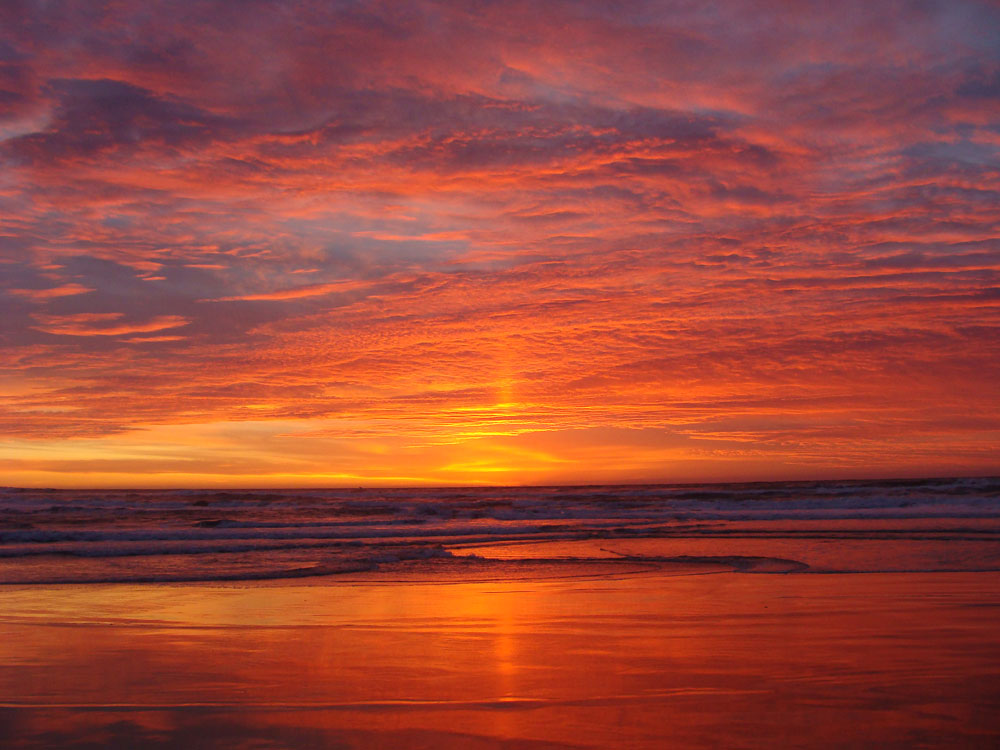
#> input picture Example/Advanced/ocean_sunset.jpg, 1000 x 750 px
$ python fast-color-transfer-images.py
#> lines starting #> are read from the running program, lines starting #| are printed output that depends on the picture
import cv2
import numpy as np


def color_transfer(source, target):
	# convert the images from the RGB to L*ab* color space, being
	# sure to utilizing the floating point data type (note: OpenCV
	# expects floats to be 32-bit, so use that instead of 64-bit)
	source = cv2.cvtColor(source, cv2.COLOR_BGR2LAB).astype("float32")
	target = cv2.cvtColor(target, cv2.COLOR_BGR2LAB).astype("float32")
	# compute color statistics for the source and target images
	(lMeanSrc, lStdSrc, aMeanSrc, aStdSrc, bMeanSrc, bStdSrc) = image_stats(source)
	(lMeanTar, lStdTar, aMeanTar, aStdTar, bMeanTar, bStdTar) = image_stats(target)

	# subtract the means from the target image
	(l, a, b) = cv2.split(target)
	l -= lMeanTar
	a -= aMeanTar
	b -= bMeanTar

	# scale by the standard deviations
	l = (lStdTar / lStdSrc) * l
	a = (aStdTar / aStdSrc) * a
	b = (bStdTar / bStdSrc) * b

	# add in the source mean
	l += lMeanSrc
	a += aMeanSrc
	b += bMeanSrc

	# clip the pixel intensities to [0, 255] if they fall outside
	# this range
	l = np.clip(l, 0, 255)
	a = np.clip(a, 0, 255)
	b = np.clip(b, 0, 255)

	# merge the channels together and convert back to the RGB color
	# space, being sure to utilize the 8-bit unsigned integer data
	# type
	transfer = cv2.merge([l, a, b])
	transfer = cv2.cvtColor(transfer.astype("uint8"), cv2.COLOR_LAB2BGR)

	# return the color transferred image
	return transfer


def image_stats(image):
	# compute the mean and standard deviation of each channel
	(l, a, b) = cv2.split(image)
	(lMean, lStd) = (l.mean(), l.std())
	(aMean, aStd) = (a.mean(), a.std())
	(bMean, bStd) = (b.mean(), b.std())

	# return the color statistics
	return (lMean, lStd, aMean, aStd, bMean, bStd)


srcImg = cv2.imread('ocean_sunset.jpg')
#> srcImg is the input picture: shape (750, 1000, 3); mean B, G, R 57, 70.1, 152.7
trgImg = cv2.imread('ocean_day.jpg')
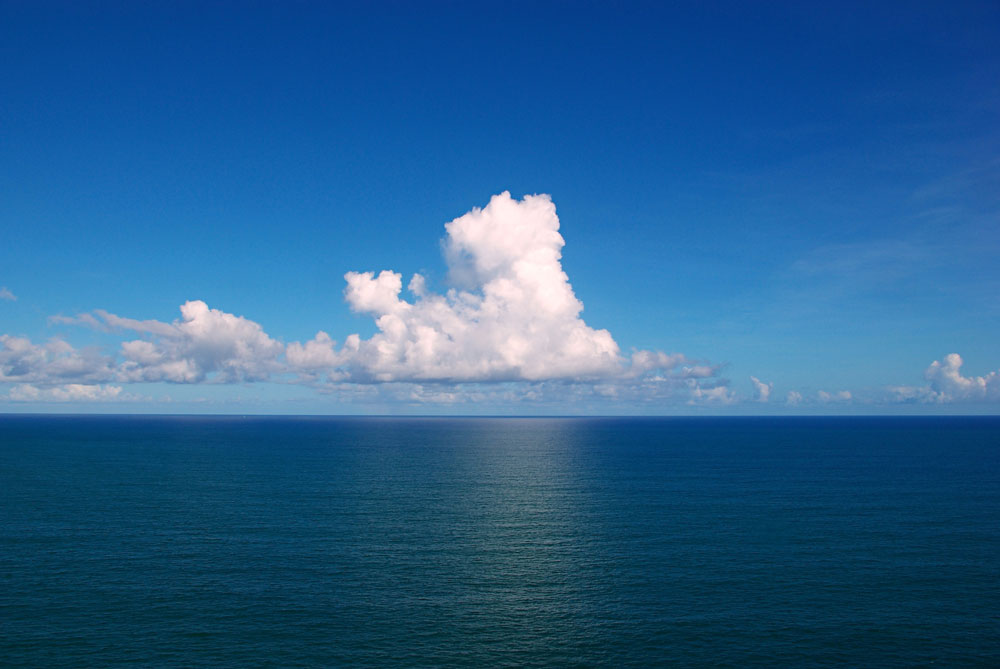
#> input picture Example/Advanced/ocean_day.jpg, 1000 x 669 px
#> trgImg is the input picture: shape (669, 1000, 3); mean B, G, R 143.2, 96.6, 41.3
srcImg = cv2.resize(srcImg,(400,500))
#> srcImg: shape (500, 400, 3)
trgImg = cv2.resize(trgImg,(400,500))
#> trgImg: shape (500, 400, 3)

transferImg = color_transfer(srcImg,trgImg)
#> in color_transfer, `target = cv2.cvtColor(target, cv2.COLOR_BGR2LAB).astype("float32")`:
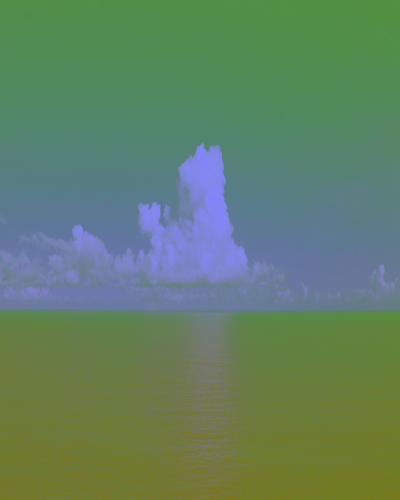
#> target: shape (500, 400, 3) float32; mean of channels 0, 1, 2 100.4, 128.5, 97.7; drawn as B, G, R
#> in image_stats, `(lMean, lStd) = (l.mean(), l.std())`: lMean = 103; lStd = 35.56
#> in image_stats, `(aMean, aStd) = (a.mean(), a.std())`: aMean = 161.5; aStd = 11.72
#> in image_stats, `(bMean, bStd) = (b.mean(), b.std())`: bMean = 151.4; bStd = 21.08
#> in color_transfer, `(lMeanSrc, lStdSrc, aMeanSrc, aStdSrc, bMeanSrc, bStdSrc) = image_stat..`: lMeanSrc = 103; lStdSrc = 35.56; aMeanSrc = 161.5; aStdSrc = 11.72; bMeanSrc = 151.4; bStdSrc = 21.08
#> in image_stats (call 2), `(l, a, b) = cv2.split(image)`:
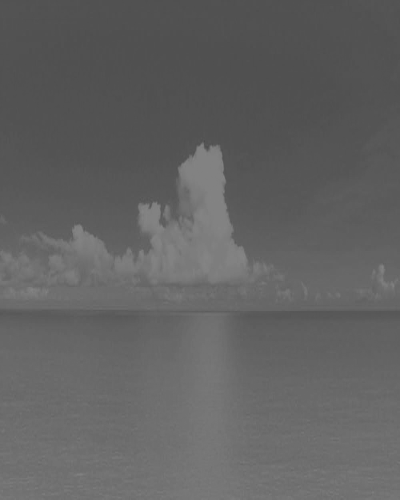
#> b: shape (500, 400) float32; min 75, max 133, mean 97.7
#> in image_stats (call 2), `(lMean, lStd) = (l.mean(), l.std())`: lMean = 100.4; lStd = 44.91
#> in image_stats (call 2), `(aMean, aStd) = (a.mean(), a.std())`: aMean = 128.5; aStd = 7.66
#> in image_stats (call 2), `(bMean, bStd) = (b.mean(), b.std())`: bMean = 97.71; bStd = 14.02
#> in color_transfer, `(lMeanTar, lStdTar, aMeanTar, aStdTar, bMeanTar, bStdTar) = image_stat..`: lMeanTar = 100.4; lStdTar = 44.91; aMeanTar = 128.5; aStdTar = 7.66; bMeanTar = 97.71; bStdTar = 14.02
#> in color_transfer, `a -= aMeanTar`:
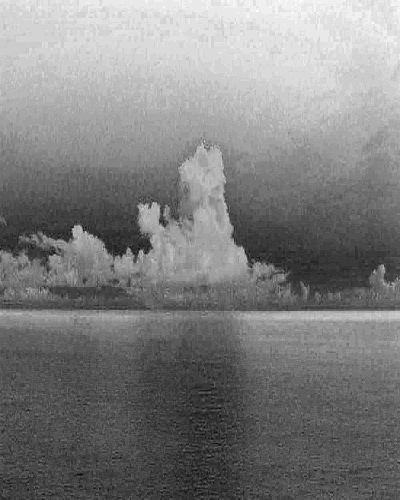
#> a: shape (500, 400) float32; min -17.53, max 17.47, mean -9.24e-06; drawn with min black and max white
#> in color_transfer, `b += bMeanSrc`:
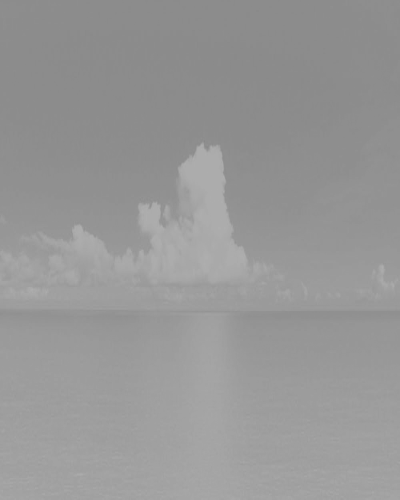
#> b: shape (500, 400) float32; min 136.3, max 174.9, mean 151.4
#> in color_transfer, `l = np.clip(l, 0, 255)`:
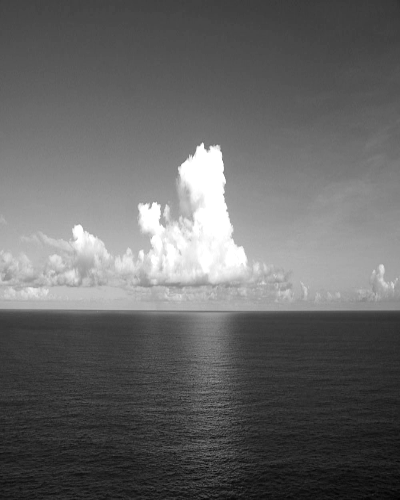
#> l: shape (500, 400) float32; min 1.45, max 255, mean 102.7
#> in color_transfer, `transfer = cv2.cvtColor(transfer.astype("uint8"), cv2.COLOR_LAB2BGR)`:
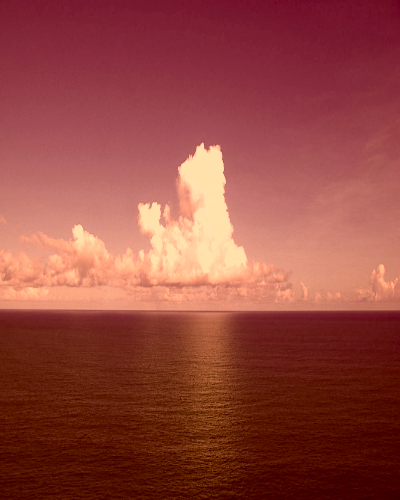
#> transfer: shape (500, 400, 3); mean B, G, R 62.6, 71, 148.7


cv2.imshow('Source Image',srcImg)
cv2.imshow('Target Image',trgImg)
cv2.imshow('Transfer Image',transferImg)
cv2.waitKey(0)

cv2.destroyAllWindows()
